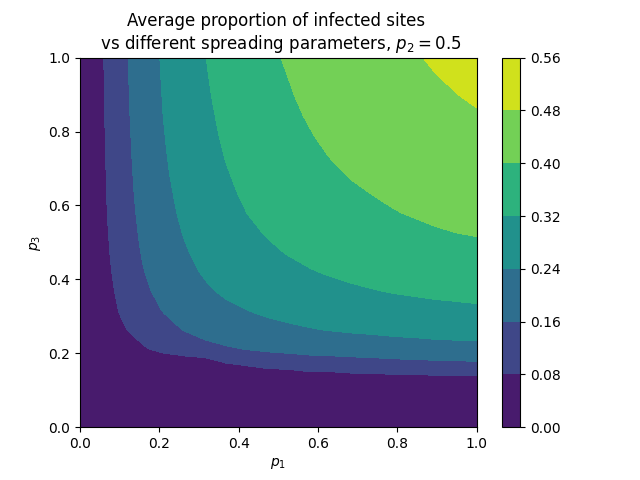

This chart was generated by the following Python code:
from SIRS import *
from numba import jit

p1s = np.linspace(0, 1, 20)
p3s = np.linspace(0, 1, 20)

plotData = []

f = open('p1_p3_plane.dat', 'w')
for i, p1 in enumerate(p1s):
    row = []
    for j, p3 in enumerate(p3s):
        print(f'p1-{i}/20, p3-{j}/20')
        s = SIRS(50, p1, 0.5, p3)
        infection = s.infectiveness_measure(1100, 100)
        f.write(f'{p1} {p3} {infection}\n')
        row.append(infection)
    plotData.append(row)
f.close()

f = open('p1_p3_plane.dat')
data = f.readlines()
plotData = [float(line.split(' ')[2]) for line in data]
plotData = np.array(plotData).reshape((20, 20))

X, Y = np.meshgrid(p1s, p3s)
plt.contourf(X, Y, plotData)

#plt.imshow(plotData, origin='lower', extent=[0, 1, 0, 1])
plt.colorbar()
plt.title('Average proportion of infected sites \n vs different spreading parameters, $p_2=0.5$')
plt.xlabel('$p_1$')
plt.ylabel('$p_3$')
plt.savefig('p1_p3_plane')
plt.close()